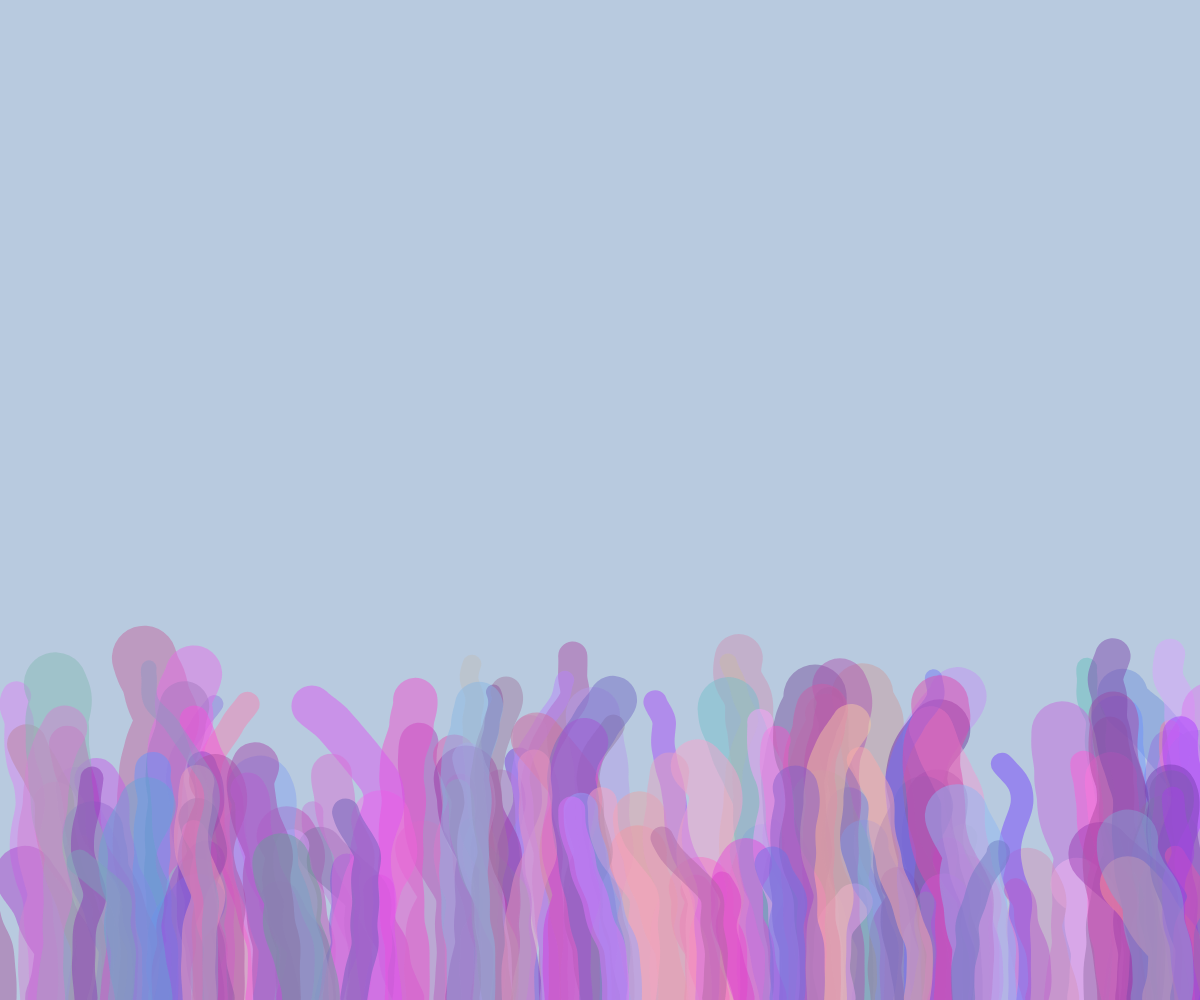
Frame 1 (no input)
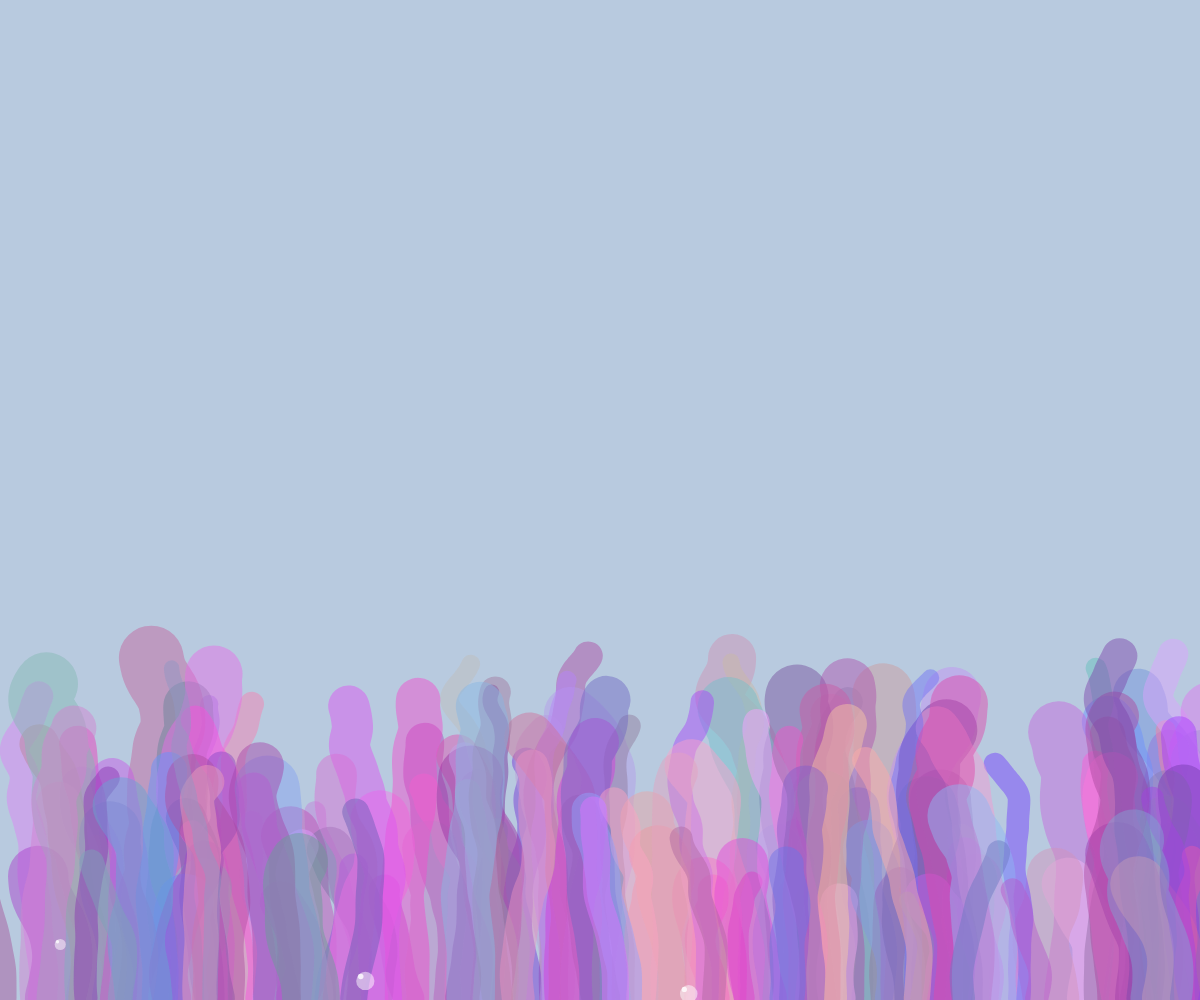
Frame 60 (no input)
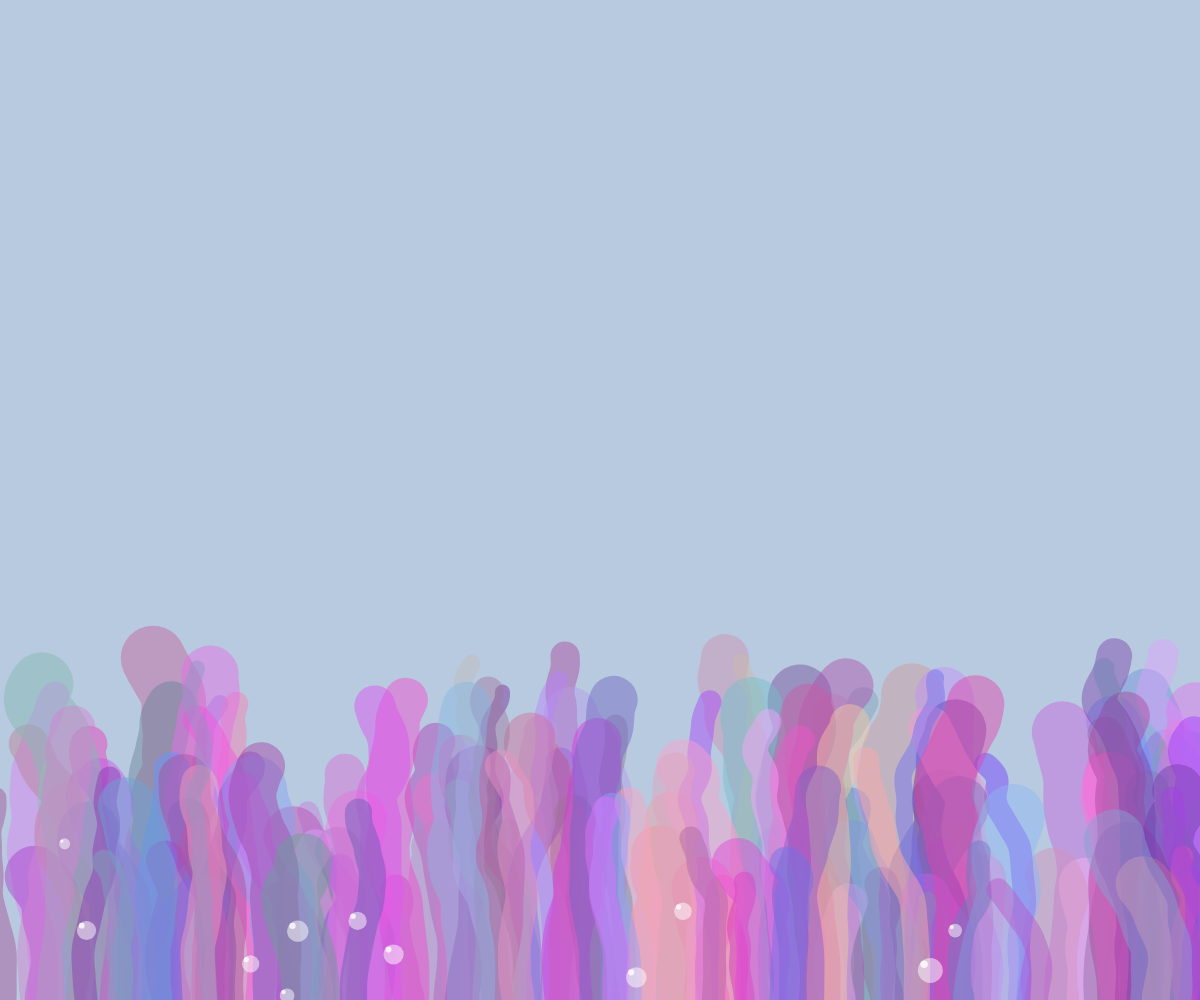
Frame 120 (the mouse pressed at the canvas centre since frame 60)

The p5.js sketch that drew these frames (run headless with seeded random() and noise() and a simulated clock; from frame 60 on, the mouse is pressed at the canvas centre):

// p5.js sketch
// ── sketch.js
let anemones = []; // 用來儲存所有水草屬性的陣列
let numAnemones = 150; // 水草數量
let bubbles = []; // 儲存水泡的陣列

function setup() {
  let canvas = createCanvas(windowWidth, windowHeight);
  canvas.position(0, 0); // 確保畫布固定在左上角
  canvas.style('z-index', '1'); // 讓畫布浮在 iframe 上層
  canvas.style('pointer-events', 'none'); // 允許滑鼠事件穿透畫布，這樣才能操作下方的網頁
  
  // 初始化產生每一條水草的屬性並存入陣列
  for (let j = 0; j < numAnemones; j++) {
    anemones.push({
      x: random(0, width), // 位置
      c: color(random(100, 255), random(50, 200), random(150, 255), 120), // 顏色
      h: random(100, 350), // 高度
      w: random(15, 65), // 粗細
      freq: random(0.5, 2.0), // 搖晃頻率 (乘數)
      rid: j // 亂數種子 ID (控制 noise 的第三維度)
    });
  }
}


function draw() {
    clear(); // 清除前一幀的畫面，避免透明背景不斷疊加變成不透明
    background('rgba(20, 80, 150, 0.3)'); // 設定深藍色背景，且透明度為 0.3
    
    // 透過陣列取出屬性來繪製每一條水草
    for (let i = 0; i < anemones.length; i++) {
        let a = anemones[i];
        anemone(a.x, a.rid, a.c, a.h, a.w, a.freq);
    }

    // 隨機產生新的水泡
    if (random() < 0.08) { // 控制每幀產生水泡的機率
        bubbles.push({
            x: random(width),
            y: height + 20, // 從畫面底部外面一點開始生成
            size: random(10, 25), // 水泡大小
            speed: random(1, 3), // 上升速度
            popHeight: random(height * 0.1, height * 0.7), // 隨機破裂的高度
            state: 'rising', // 狀態：上升中
            popTimer: 0 // 破裂動畫計時器
        });
    }

    // 更新與繪製水泡（反向迴圈以便在破裂後安全移除）
    for (let i = bubbles.length - 1; i >= 0; i--) {
        let b = bubbles[i];
        
        if (b.state === 'rising') {
            b.y -= b.speed; // 向上移動
            b.x += sin(b.y * 0.05) * 0.5; // 加上微微的左右搖晃，比較自然
            
            push();
            noStroke();
            // 畫水泡主體：白色，透明度 0.5 (255 * 0.5 ≒ 127)
            fill(255, 127); 
            ellipse(b.x, b.y, b.size);
            
            // 畫左上角反光點：白色，透明度 0.8 (255 * 0.8 ≒ 204)
            fill(255, 204);
            ellipse(b.x - b.size * 0.25, b.y - b.size * 0.25, b.size * 0.3);
            pop();
            
            // 如果到達破裂高度，切換為破裂狀態
            if (b.y <= b.popHeight) {
                b.state = 'popping';
            }
        } else if (b.state === 'popping') {
            // 破裂特效：畫一個逐漸擴大並消失的空心圓
            push();
            noFill();
            stroke(255, map(b.popTimer, 0, 15, 127, 0)); // 透明度隨時間遞減至 0
            strokeWeight(1.5);
            ellipse(b.x, b.y, b.size + b.popTimer * 2); // 圓圈變大
            
            // 加上向外散射的水花小點
            for(let j = 0; j < 5; j++) {
                let angle = TWO_PI / 5 * j;
                let r = b.size/2 + b.popTimer * 1.5;
                fill(255, map(b.popTimer, 0, 15, 200, 0));
                noStroke();
                ellipse(b.x + cos(angle)*r, b.y + sin(angle)*r, 2);
            }
            pop();
            
            b.popTimer++;
            // 動畫結束後從陣列中移除該水泡
            if (b.popTimer > 15) {
                bubbles.splice(i, 1);
            }
        }
    }
}
function anemone(xx,rid,clr,h,w,freq){  // 加入頻率參數 freq
    
    push();
    noFill(); // 確保海葵只畫線條而不填滿內部
    beginShape()
	    strokeWeight(w) // 根據傳入的參數 w 設定不同的粗細
			stroke(clr)
	    for(var i=0;i<h;i+=2){ // 限制最大長度為 h，並增加跨步效能
				
				let deltaFactor = map(i,0,h,0,1,true); // 根據整體的長度逐漸增加搖擺幅度，比較自然
		    let deltaX = deltaFactor*(noise(i/200,(frameCount*freq)/300,rid)-0.5)*200; // 加入 freq 參數改變搖晃頻率
				
				curveVertex(xx+deltaX, height - i) // 將 Y 座標改為 height - i，從畫面底部往上生長
		
	    }
	endShape()
    pop();
    
}

// 當瀏覽器視窗大小改變時，自動調整畫布以維持全螢幕
function windowResized() {
  resizeCanvas(windowWidth, windowHeight);
}
